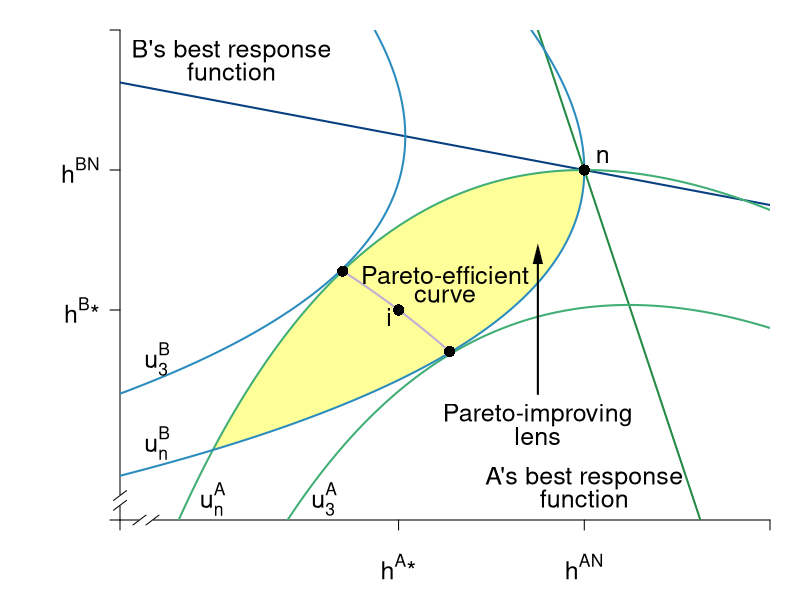

The R script that drew this image:
library(shape)
library(plotrix)
pdf(file = "coordination_failures/coord_brfs_cournot_zoom_ed.pdf", width = 9, height = 7)

#Set parameters for graphics
pointsize <- 1.8
axislabelsize <- 1.8
labelsize <- 1.5
namesize <- 1.8
annotatesize <- 1.5
graphlinewidth <- 2
segmentlinewidth <- 1.5

COL <- c("#7fc97f", "#beaed4", "#fdc086", "#ffff99", "#386cb0", "#f0027f", "#bf5b17", "#666666")
COLA <- c("#99d8c9","#66c2a4","#41ae76", "#238b45", "#005824")
COLB <- c("#4eb3d3", "#2b8cbe", "#0868ac","#084081")

par(mar =  c(4, 6, 1.5, 1.5))

uA <- function(ea, eb, alpha = 30, beta = 1/2) {
  (alpha - beta*(ea+eb))*ea - 0.5*(ea)^2
}

uB <- function(ea, eb, alpha = 30, beta = 1/2) {
  (alpha - beta*(ea+eb))*eb - 0.5*(eb)^2
}

brfB <- function(ea, alpha = 30, beta = 1/2) {
  (alpha - beta*ea)/(1 + 2*beta)
}

brfA <- function(ea, alpha = 30, beta = 1/2) {
  (alpha - ea*(1 + 2*beta))/(beta)
}

brfPE <- function(ea, alpha = 30, beta = 1/8) {
  alpha*(1 - beta*ea)
}

hANE <- function(alpha, beta = 1/2){
  alpha/(1 + 3*beta)
}

hApEff <- function(alpha, beta = 1/2){
  alpha/(2 + 4*beta)
}

hApEff2 <- function(alpha, beta = 1/2){
  alpha/(1 + 4*beta)
}

intercept1 <- function(alpha, beta = 1/2){
  alpha/(1 + 2*beta)
}

PEC <- function(ea, alpha = 30, beta = 1/2){
  a = beta*(1+2*beta);
  b = -alpha*(1+3*beta)+(1+2*beta)^2*ea;
  c = alpha^2 - alpha*(1+3*beta)*ea+ beta*(1+2*beta)*ea^2
  delta = b^2-4*a*c
  return((-b-sqrt(delta))/(2*a))
}


indiffA <- function(ea, alpha = 30, beta = 1/2, uA = 144) {
  (alpha*ea - beta*(ea)^2 - 0.5*(ea)^2 - uA)/(beta*ea)
}

indiffBroot1 <- function(ea, alpha = 30, beta = 30, uB = 144){
  (-sqrt(alpha^2 - 2*alpha*beta*ea + beta^2*ea^2 - 4*beta*uB - 2*uB) + alpha - beta*ea)/(2*beta + 1)
}

indiffBroot2 <- function(ea, alpha = 30, beta = 30, uB = 144){
  (sqrt(alpha^2 - 2*alpha*beta*ea + beta^2*ea^2 - 4*beta*uB - 2*uB) + alpha - beta*ea)/(2*beta + 1)
}


indiffB <- function(eb, alpha = 30, beta = 1/2, uB = 144) {
  (alpha*eb - uB - 0.5*eb^2)/(alpha*beta*eb)
}

indiffB2 <- function(ea, alpha = 30, beta = 1/2, uB = 144) {
  sqrt(alpha^2*(beta*ea - 1)^2 - 2*uB) - alpha*beta*ea + alpha
}

indiffB3 <- function(ea, alpha = 30, beta = 1/2, uB = 144) {
  -sqrt(alpha^2*(beta*ea - 1)^2 - 2*uB) - alpha*beta*ea + alpha
}


xlims <- c(7, 14)
ylims <- c(7, 14)

npts <- 501 
x <- seq(xlims[1], xlims[2], length.out = npts)
y <- seq(ylims[1], ylims[2], length.out = npts) 
a <- c(uA(hANE(alpha = 30, beta = 1/2), hANE(alpha = 30, beta = 1/2)), 
       #uA(hApEff2(alpha = 30, beta = 1/2), hApEff2(alpha = 30, beta = 1/2)),
       155.8)
b <- c(uA(hANE(alpha = 30, beta = 1/2),hANE(alpha = 30, beta = 1/2)), 
       #uB(hApEff2(alpha = 30, beta = 1/2), hApEff2(alpha = 30, beta = 1/2)), 
       155.8)


plot(0, 0, xlim = xlims, ylim = ylims, type = "n",
     xlab = expression(paste("")),
     ylab = expression(paste("")), 
     xaxt = "n", 
     yaxt = "n", 
     cex.lab = axislabelsize, 
     bty = "n",
     xaxs="i", 
     yaxs="i")

ticksy <- c(ylims[1], hApEff2(alpha = 30), hANE(alpha = 30), intercept1(alpha = 30), ylims[2])
ylabels <- c(NA, expression(paste(h^B,"*")), expression(paste(h^{BN})), expression(paste(frac(alpha, 1 + 2*beta))), NA)
ticksx <- c(xlims[1], hApEff2(alpha = 30), hANE(alpha = 30), intercept1(alpha = 30), xlims[2])
xlabels <- c(NA, expression(paste(h^A,"*")), expression(paste(h^{AN})), expression(paste(frac(alpha, 1 + 2*beta))), NA)

axis(1, at = ticksx,  pos = xlims[1], labels = FALSE)
text(x = c(0, hApEff2(alpha = 30), hANE(alpha = 30), intercept1(alpha = 30), xlims[2]), par("usr")[3] - 0.4, labels = xlabels, srt = 0, pos = 1, xpd = TRUE, cex = labelsize)

axis(2, at = ticksy, pos = ylims[1], labels = ylabels, las = 1, cex.axis = labelsize)

axis.break(axis=1,breakpos=NULL,pos=xlims[1],bgcol="white",breakcol="black",
           style="slash",brw=0.02)
axis.break(axis=2,breakpos=NULL,pos=ylims[1],bgcol="white",breakcol="black",
           style="slash",brw=0.02)

npts <- 500 
xx1 <- seq(xlims[1], xlims[2], length.out = npts)
xx2 <- seq(9.4, 10.55, length.out = npts)

#I need something like xx1 with npts for 
xpoly1 <- seq(from = 8, to = 12, length.out = 500)
ypoly1 <- indiffA(xpoly1, uA = 144, alpha = 30, beta = 1/2)
ypoly2 <- indiffBroot1(xpoly1, uB = 144, alpha = 30, beta = 1/2)
polygon(x = c(xpoly1, rev(xpoly1)), y = c(ypoly1, rev(ypoly2)), col=COL[4], density=NULL, border = NA)

lines(xx1, brfA(xx1, alpha = 30, beta = 1/2), col = COLA[4], lwd = graphlinewidth)
lines(xx1, brfB(xx1, alpha = 30, beta = 1/2), col = COLB[4], lwd = graphlinewidth)
lines(xx2, PEC(xx2, alpha = 30, beta = 1/2), col = COL[2], lwd = graphlinewidth)

contour(y, x,
        outer(x, y, uA),
        drawlabels = FALSE,
        col = COLA[3],
        lwd = graphlinewidth,
        levels = a,
        xaxs="i",
        yaxs="i",
        add = TRUE)

#text(14, 14, expression(paste("A's hours, ", h^A)), xpd = TRUE, cex = axislabelsize)
#text(10, 7, expression(paste("B's hours, ", h^B)), xpd = TRUE, cex = axislabelsize, srt = 90) 

contour(x, y,
        outer(x, y, uB),
        drawlabels = FALSE,
        col = COLB[2],
        lwd = graphlinewidth,
        levels = b,
        add = TRUE
)

text(10.5, 10.5, expression("Pareto-efficient"), cex = labelsize)
text(10.5,  10.2, expression("curve"), cex = labelsize)

text(11.5, 8.5, expression("Pareto-improving"), cex = labelsize)
text(11.5,  8.2, expression("lens"), cex = labelsize)
Arrows(11.5, 8.8, 11.5, 10.8, col = "black", lty = 1, lwd = 2, arr.type = "triangle", arr.lwd = 0.5)


#Label the iso-welfare functions for the HG, Aisha
text(8.0, 7.3, expression(u[n]^A), cex = labelsize)
text(9.2, 7.3, expression(u[3]^A), cex = labelsize)

#Label the indifference curves for the HG, Betty
text(7.4, 8.1, expression(u[n]^B), cex = labelsize)
text(7.4, 9.3, expression(u[3]^B), cex = labelsize)


#Label Nash Equilibrium 
points(hANE(alpha = 30), hANE(alpha = 30), pch = 16, col = "black", cex = 1.5)
#text(11.3, 10.1, expression(paste("Nash Equilibrium")))
text(hANE(alpha = 30) + 0.2, hANE(alpha = 30) + 0.2, expression(paste(n)), cex = labelsize)
# 

#Annotate Pareto Efficient Curve and relevant points
points(10.55, PEC(10.55), pch = 16, col = "black", cex = 1.5)
#text(10.55 + 0.2, PEC(10.55) - 0.2, expression(paste(t^A)), cex = labelsize)

points(9.4, PEC(9.4), pch = 16, col = "black", cex = 1.5)
#text(9.4 - 0.2, PEC(9.4) + 0.2, expression(paste(t^B)), cex = labelsize)

points(hApEff2(alpha = 30), hApEff2(alpha = 30), pch = 16, col = "black", cex = 1.5)
text(hApEff2(alpha = 30)- 0.1, hApEff2(alpha = 30) - 0.1, expression(paste(i)), cex = labelsize)



#B's brf
text(8.2, 13.7, expression(paste("B's best response")), cex = labelsize)
text(8.2, 13.4, expression(paste("function")), cex = labelsize)

#A's brf
text(12, 7.6, expression(paste("A's best response")), xpd = TRUE, cex = labelsize)
text(12, 7.3, expression(paste("function")), xpd = TRUE, cex = labelsize)

dev.off()
